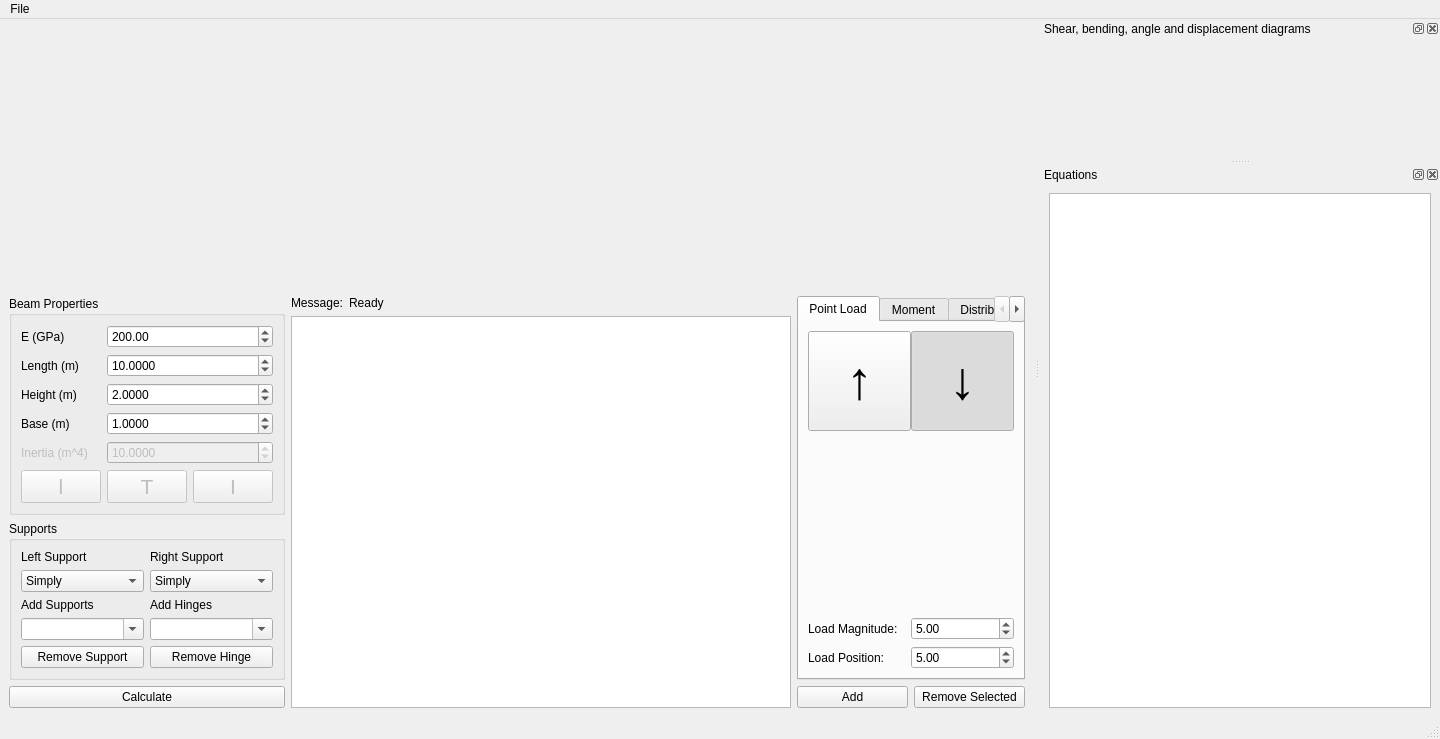
<?xml version="1.0" encoding="UTF-8"?>
<ui version="4.0">
 <class>MainWindow</class>
 <widget class="QMainWindow" name="MainWindow">
  <property name="geometry">
   <rect>
    <x>0</x>
    <y>0</y>
    <width>1419</width>
    <height>739</height>
   </rect>
  </property>
  <property name="windowTitle">
   <string>BeamPy </string>
  </property>
  <widget class="QWidget" name="centralwidget">
   <layout class="QVBoxLayout" name="verticalLayout">
    <item>
     <layout class="QGridLayout" name="main_gl">
      <item row="0" column="0" colspan="3">
       <widget class="QWidget" name="beam_draw_widget" native="true">
        <layout class="QVBoxLayout" name="beam_draw_widget_vl"/>
       </widget>
      </item>
      <item row="4" column="2">
       <layout class="QHBoxLayout" name="add_remove_hl">
        <item>
         <widget class="QPushButton" name="add_load_btn">
          <property name="text">
           <string>Add</string>
          </property>
         </widget>
        </item>
        <item>
         <widget class="QPushButton" name="remove_load_btn">
          <property name="text">
           <string>Remove Selected</string>
          </property>
         </widget>
        </item>
       </layout>
      </item>
      <item row="2" column="0" rowspan="3">
       <layout class="QGridLayout" name="properties_supports_vl">
        <item row="3" column="0">
         <widget class="QPushButton" name="calculate_beam">
          <property name="text">
           <string>Calculate</string>
          </property>
         </widget>
        </item>
        <item row="1" column="0">
         <widget class="QGroupBox" name="beam_properties_gb">
          <property name="title">
           <string>Beam Properties</string>
          </property>
          <layout class="QGridLayout" name="beam_properties_gb_vl">
           <item row="7" column="1" colspan="2">
            <widget class="QDoubleSpinBox" name="inertia_moment_dspn">
             <property name="enabled">
              <bool>false</bool>
             </property>
             <property name="decimals">
              <number>4</number>
             </property>
             <property name="minimum">
              <double>0.000100000000000</double>
             </property>
             <property name="maximum">
              <double>9999.000000000000000</double>
             </property>
             <property name="value">
              <double>10.000000000000000</double>
             </property>
            </widget>
           </item>
           <item row="1" column="1" colspan="2">
            <widget class="QDoubleSpinBox" name="length_dspn">
             <property name="decimals">
              <number>4</number>
             </property>
             <property name="minimum">
              <double>0.000100000000000</double>
             </property>
             <property name="maximum">
              <double>9999.000000000000000</double>
             </property>
             <property name="value">
              <double>10.000000000000000</double>
             </property>
            </widget>
           </item>
           <item row="8" column="0">
            <widget class="QPushButton" name="pushButton_2">
             <property name="enabled">
              <bool>false</bool>
             </property>
             <property name="font">
              <font>
               <pointsize>16</pointsize>
              </font>
             </property>
             <property name="text">
              <string>l</string>
             </property>
            </widget>
           </item>
           <item row="4" column="0">
            <widget class="QLabel" name="lbl_height">
             <property name="text">
              <string>Height (m)</string>
             </property>
            </widget>
           </item>
           <item row="6" column="0">
            <widget class="QLabel" name="lbl_length_2">
             <property name="text">
              <string>Base (m)</string>
             </property>
            </widget>
           </item>
           <item row="1" column="0">
            <widget class="QLabel" name="lbl_length">
             <property name="text">
              <string>Length (m)</string>
             </property>
            </widget>
           </item>
           <item row="8" column="2">
            <widget class="QPushButton" name="pushButton_3">
             <property name="enabled">
              <bool>false</bool>
             </property>
             <property name="font">
              <font>
               <pointsize>16</pointsize>
              </font>
             </property>
             <property name="text">
              <string>I</string>
             </property>
            </widget>
           </item>
           <item row="6" column="1" colspan="2">
            <widget class="QDoubleSpinBox" name="base_dspn">
             <property name="decimals">
              <number>4</number>
             </property>
             <property name="minimum">
              <double>0.000100000000000</double>
             </property>
             <property name="maximum">
              <double>9999.000000000000000</double>
             </property>
             <property name="value">
              <double>1.000000000000000</double>
             </property>
            </widget>
           </item>
           <item row="7" column="0">
            <widget class="QLabel" name="lbl_inertia_moment">
             <property name="enabled">
              <bool>false</bool>
             </property>
             <property name="text">
              <string>Inertia (m^4)</string>
             </property>
            </widget>
           </item>
           <item row="8" column="1">
            <widget class="QPushButton" name="pushButton">
             <property name="enabled">
              <bool>false</bool>
             </property>
             <property name="font">
              <font>
               <pointsize>16</pointsize>
              </font>
             </property>
             <property name="text">
              <string>T</string>
             </property>
            </widget>
           </item>
           <item row="4" column="1" colspan="2">
            <widget class="QDoubleSpinBox" name="height_dpsn">
             <property name="decimals">
              <number>4</number>
             </property>
             <property name="minimum">
              <double>0.000100000000000</double>
             </property>
             <property name="maximum">
              <double>9999.000000000000000</double>
             </property>
             <property name="value">
              <double>2.000000000000000</double>
             </property>
            </widget>
           </item>
           <item row="0" column="1" colspan="2">
            <widget class="QDoubleSpinBox" name="young_module_dpsn">
             <property name="minimum">
              <double>1.000000000000000</double>
             </property>
             <property name="maximum">
              <double>99999.000000000000000</double>
             </property>
             <property name="singleStep">
              <double>10.000000000000000</double>
             </property>
             <property name="value">
              <double>200.000000000000000</double>
             </property>
            </widget>
           </item>
           <item row="0" column="0">
            <widget class="QLabel" name="lbl_young_module">
             <property name="text">
              <string>E (GPa)</string>
             </property>
            </widget>
           </item>
          </layout>
         </widget>
        </item>
        <item row="2" column="0">
         <widget class="QGroupBox" name="supports_gb">
          <property name="title">
           <string>Supports</string>
          </property>
          <layout class="QGridLayout" name="supports_gb_gl">
           <item row="2" column="0">
            <widget class="QLabel" name="lbl_add_support">
             <property name="sizePolicy">
              <sizepolicy hsizetype="Preferred" vsizetype="Maximum">
               <horstretch>0</horstretch>
               <verstretch>0</verstretch>
              </sizepolicy>
             </property>
             <property name="text">
              <string>Add Supports</string>
             </property>
            </widget>
           </item>
           <item row="0" column="0">
            <widget class="QLabel" name="lbl_left_support">
             <property name="sizePolicy">
              <sizepolicy hsizetype="Preferred" vsizetype="Maximum">
               <horstretch>0</horstretch>
               <verstretch>0</verstretch>
              </sizepolicy>
             </property>
             <property name="text">
              <string>Left Support</string>
             </property>
            </widget>
           </item>
           <item row="3" column="0">
            <widget class="QComboBox" name="supports_combo">
             <property name="editable">
              <bool>true</bool>
             </property>
             <property name="duplicatesEnabled">
              <bool>false</bool>
             </property>
            </widget>
           </item>
           <item row="0" column="1">
            <widget class="QLabel" name="lbl_right_support">
             <property name="sizePolicy">
              <sizepolicy hsizetype="Preferred" vsizetype="Maximum">
               <horstretch>0</horstretch>
               <verstretch>0</verstretch>
              </sizepolicy>
             </property>
             <property name="text">
              <string>Right Support</string>
             </property>
            </widget>
           </item>
           <item row="1" column="0">
            <widget class="QComboBox" name="left_support_combo">
             <item>
              <property name="text">
               <string>Simply</string>
              </property>
             </item>
             <item>
              <property name="text">
               <string>Fixed</string>
              </property>
             </item>
             <item>
              <property name="text">
               <string>Free</string>
              </property>
             </item>
            </widget>
           </item>
           <item row="1" column="1">
            <widget class="QComboBox" name="right_support_combo">
             <item>
              <property name="text">
               <string>Simply</string>
              </property>
             </item>
             <item>
              <property name="text">
               <string>Fixed</string>
              </property>
             </item>
             <item>
              <property name="text">
               <string>Free</string>
              </property>
             </item>
            </widget>
           </item>
           <item row="4" column="0">
            <widget class="QPushButton" name="remove_support_btn">
             <property name="text">
              <string>Remove Support</string>
             </property>
            </widget>
           </item>
           <item row="2" column="1">
            <widget class="QLabel" name="lbl_add_support_2">
             <property name="sizePolicy">
              <sizepolicy hsizetype="Preferred" vsizetype="Maximum">
               <horstretch>0</horstretch>
               <verstretch>0</verstretch>
              </sizepolicy>
             </property>
             <property name="text">
              <string>Add Hinges</string>
             </property>
            </widget>
           </item>
           <item row="3" column="1">
            <widget class="QComboBox" name="hinges_combo">
             <property name="editable">
              <bool>true</bool>
             </property>
             <property name="duplicatesEnabled">
              <bool>false</bool>
             </property>
            </widget>
           </item>
           <item row="4" column="1">
            <widget class="QPushButton" name="remove_hinge_btn">
             <property name="text">
              <string>Remove Hinge</string>
             </property>
            </widget>
           </item>
          </layout>
         </widget>
        </item>
       </layout>
      </item>
      <item row="2" column="2" rowspan="2">
       <widget class="QTabWidget" name="loads_tab">
        <property name="sizePolicy">
         <sizepolicy hsizetype="Preferred" vsizetype="Preferred">
          <horstretch>0</horstretch>
          <verstretch>0</verstretch>
         </sizepolicy>
        </property>
        <property name="currentIndex">
         <number>0</number>
        </property>
        <widget class="QWidget" name="pnt_load_tab_widget">
         <attribute name="title">
          <string>Point Load</string>
         </attribute>
         <layout class="QGridLayout" name="pnt_load_tab_widget_gl_4">
          <property name="horizontalSpacing">
           <number>0</number>
          </property>
          <item row="0" column="0">
           <widget class="QPushButton" name="pnt_load_up_chkbtn">
            <property name="sizePolicy">
             <sizepolicy hsizetype="Minimum" vsizetype="Preferred">
              <horstretch>0</horstretch>
              <verstretch>0</verstretch>
             </sizepolicy>
            </property>
            <property name="minimumSize">
             <size>
              <width>100</width>
              <height>100</height>
             </size>
            </property>
            <property name="maximumSize">
             <size>
              <width>16777215</width>
              <height>100</height>
             </size>
            </property>
            <property name="font">
             <font>
              <pointsize>40</pointsize>
              <weight>75</weight>
              <italic>false</italic>
              <bold>true</bold>
              <underline>false</underline>
             </font>
            </property>
            <property name="text">
             <string>↑</string>
            </property>
            <property name="checkable">
             <bool>true</bool>
            </property>
            <property name="autoExclusive">
             <bool>true</bool>
            </property>
            <attribute name="buttonGroup">
             <string notr="true">buttonGroup</string>
            </attribute>
           </widget>
          </item>
          <item row="0" column="1">
           <widget class="QPushButton" name="pnt_load_down_chkbtn">
            <property name="sizePolicy">
             <sizepolicy hsizetype="Minimum" vsizetype="Preferred">
              <horstretch>0</horstretch>
              <verstretch>0</verstretch>
             </sizepolicy>
            </property>
            <property name="minimumSize">
             <size>
              <width>100</width>
              <height>100</height>
             </size>
            </property>
            <property name="maximumSize">
             <size>
              <width>16777215</width>
              <height>100</height>
             </size>
            </property>
            <property name="font">
             <font>
              <pointsize>40</pointsize>
             </font>
            </property>
            <property name="text">
             <string>↓</string>
            </property>
            <property name="checkable">
             <bool>true</bool>
            </property>
            <property name="checked">
             <bool>true</bool>
            </property>
            <property name="autoExclusive">
             <bool>true</bool>
            </property>
            <attribute name="buttonGroup">
             <string notr="true">buttonGroup</string>
            </attribute>
           </widget>
          </item>
          <item row="2" column="0">
           <widget class="QLabel" name="lbl_point_load_mag">
            <property name="text">
             <string>Load Magnitude:</string>
            </property>
           </widget>
          </item>
          <item row="2" column="1">
           <widget class="QDoubleSpinBox" name="pnt_load_mag_dpsn">
            <property name="decimals">
             <number>2</number>
            </property>
            <property name="minimum">
             <double>0.000000000000000</double>
            </property>
            <property name="maximum">
             <double>9999.000000000000000</double>
            </property>
            <property name="value">
             <double>5.000000000000000</double>
            </property>
           </widget>
          </item>
          <item row="3" column="0">
           <widget class="QLabel" name="lbl_point_load_pos">
            <property name="text">
             <string>Load Position: </string>
            </property>
           </widget>
          </item>
          <item row="1" column="0" colspan="2">
           <spacer name="vs_pnt_load">
            <property name="orientation">
             <enum>Qt::Vertical</enum>
            </property>
            <property name="sizeHint" stdset="0">
             <size>
              <width>20</width>
              <height>40</height>
             </size>
            </property>
           </spacer>
          </item>
          <item row="3" column="1">
           <widget class="QDoubleSpinBox" name="pnt_load_pos_dpsn">
            <property name="maximum">
             <double>9999.000000000000000</double>
            </property>
            <property name="value">
             <double>5.000000000000000</double>
            </property>
           </widget>
          </item>
         </layout>
        </widget>
        <widget class="QWidget" name="moment_tab_widget">
         <attribute name="title">
          <string>Moment</string>
         </attribute>
         <layout class="QGridLayout" name="pnt_load_tab_widget_gl">
          <property name="horizontalSpacing">
           <number>0</number>
          </property>
          <item row="4" column="1">
           <widget class="QDoubleSpinBox" name="moment_pos_dpsn"/>
          </item>
          <item row="3" column="0">
           <widget class="QLabel" name="lbl_moment_pos">
            <property name="text">
             <string>Moment Magnitude:</string>
            </property>
           </widget>
          </item>
          <item row="4" column="0">
           <widget class="QLabel" name="lbl_moment_mag">
            <property name="text">
             <string>Moment Position: </string>
            </property>
           </widget>
          </item>
          <item row="1" column="0" colspan="2">
           <spacer name="spacer_moment">
            <property name="orientation">
             <enum>Qt::Vertical</enum>
            </property>
            <property name="sizeHint" stdset="0">
             <size>
              <width>20</width>
              <height>40</height>
             </size>
            </property>
           </spacer>
          </item>
          <item row="3" column="1">
           <widget class="QDoubleSpinBox" name="moment_mag_dpsn"/>
          </item>
          <item row="0" column="0">
           <widget class="QPushButton" name="moment_ccw_chkbtn">
            <property name="sizePolicy">
             <sizepolicy hsizetype="Minimum" vsizetype="Preferred">
              <horstretch>0</horstretch>
              <verstretch>0</verstretch>
             </sizepolicy>
            </property>
            <property name="minimumSize">
             <size>
              <width>100</width>
              <height>100</height>
             </size>
            </property>
            <property name="maximumSize">
             <size>
              <width>16777215</width>
              <height>100</height>
             </size>
            </property>
            <property name="font">
             <font>
              <pointsize>50</pointsize>
              <weight>50</weight>
              <bold>false</bold>
             </font>
            </property>
            <property name="text">
             <string>↺</string>
            </property>
            <property name="checkable">
             <bool>true</bool>
            </property>
            <property name="autoExclusive">
             <bool>true</bool>
            </property>
           </widget>
          </item>
          <item row="0" column="1">
           <widget class="QPushButton" name="moment_cw_chkbtn">
            <property name="sizePolicy">
             <sizepolicy hsizetype="Minimum" vsizetype="Preferred">
              <horstretch>0</horstretch>
              <verstretch>0</verstretch>
             </sizepolicy>
            </property>
            <property name="minimumSize">
             <size>
              <width>100</width>
              <height>100</height>
             </size>
            </property>
            <property name="maximumSize">
             <size>
              <width>16777215</width>
              <height>100</height>
             </size>
            </property>
            <property name="font">
             <font>
              <pointsize>50</pointsize>
             </font>
            </property>
            <property name="text">
             <string>↻</string>
            </property>
            <property name="checkable">
             <bool>true</bool>
            </property>
            <property name="checked">
             <bool>true</bool>
            </property>
            <property name="autoExclusive">
             <bool>true</bool>
            </property>
           </widget>
          </item>
         </layout>
        </widget>
        <widget class="QWidget" name="distr_load_tab_widget">
         <attribute name="title">
          <string>Distributed Load</string>
         </attribute>
         <layout class="QGridLayout" name="distr_load_tab_widget_gl">
          <property name="horizontalSpacing">
           <number>0</number>
          </property>
          <item row="0" column="1">
           <widget class="QPushButton" name="down_distr_load_chkbtn">
            <property name="sizePolicy">
             <sizepolicy hsizetype="Minimum" vsizetype="Preferred">
              <horstretch>0</horstretch>
              <verstretch>0</verstretch>
             </sizepolicy>
            </property>
            <property name="minimumSize">
             <size>
              <width>100</width>
              <height>100</height>
             </size>
            </property>
            <property name="maximumSize">
             <size>
              <width>16777215</width>
              <height>100</height>
             </size>
            </property>
            <property name="font">
             <font>
              <pointsize>40</pointsize>
             </font>
            </property>
            <property name="text">
             <string>↓</string>
            </property>
            <property name="checkable">
             <bool>true</bool>
            </property>
            <property name="checked">
             <bool>true</bool>
            </property>
            <property name="autoExclusive">
             <bool>true</bool>
            </property>
           </widget>
          </item>
          <item row="0" column="0">
           <widget class="QPushButton" name="up_distr_load_chkbtn">
            <property name="sizePolicy">
             <sizepolicy hsizetype="Minimum" vsizetype="Preferred">
              <horstretch>0</horstretch>
              <verstretch>0</verstretch>
             </sizepolicy>
            </property>
            <property name="minimumSize">
             <size>
              <width>100</width>
              <height>100</height>
             </size>
            </property>
            <property name="maximumSize">
             <size>
              <width>16777215</width>
              <height>100</height>
             </size>
            </property>
            <property name="font">
             <font>
              <pointsize>40</pointsize>
             </font>
            </property>
            <property name="text">
             <string>↑</string>
            </property>
            <property name="checkable">
             <bool>true</bool>
            </property>
            <property name="checked">
             <bool>false</bool>
            </property>
            <property name="autoExclusive">
             <bool>true</bool>
            </property>
           </widget>
          </item>
          <item row="3" column="0">
           <widget class="QLabel" name="lbl_start_distr_load_pos">
            <property name="text">
             <string>Start Position: </string>
            </property>
           </widget>
          </item>
          <item row="2" column="0">
           <widget class="QLabel" name="lbl_start_distr_load_mag">
            <property name="text">
             <string>Start Magnitude:</string>
            </property>
           </widget>
          </item>
          <item row="5" column="0">
           <widget class="QLabel" name="lbl_end_distr_load_pos">
            <property name="text">
             <string>End Position: </string>
            </property>
           </widget>
          </item>
          <item row="4" column="0">
           <widget class="QLabel" name="lbl_end_distr_load_mag">
            <property name="text">
             <string>End Magnitude:</string>
            </property>
           </widget>
          </item>
          <item row="2" column="1">
           <widget class="QDoubleSpinBox" name="distr_load_start_mag">
            <property name="value">
             <double>5.000000000000000</double>
            </property>
           </widget>
          </item>
          <item row="3" column="1">
           <widget class="QDoubleSpinBox" name="distr_load_start_pos">
            <property name="value">
             <double>1.000000000000000</double>
            </property>
           </widget>
          </item>
          <item row="4" column="1">
           <widget class="QDoubleSpinBox" name="distr_load_end_mag">
            <property name="value">
             <double>10.000000000000000</double>
            </property>
           </widget>
          </item>
          <item row="5" column="1">
           <widget class="QDoubleSpinBox" name="distr_load_end_pos">
            <property name="value">
             <double>5.000000000000000</double>
            </property>
           </widget>
          </item>
          <item row="1" column="0" colspan="2">
           <spacer name="verticalSpacer">
            <property name="orientation">
             <enum>Qt::Vertical</enum>
            </property>
            <property name="sizeHint" stdset="0">
             <size>
              <width>20</width>
              <height>40</height>
             </size>
            </property>
           </spacer>
          </item>
         </layout>
        </widget>
       </widget>
      </item>
      <item row="2" column="1">
       <layout class="QGridLayout" name="gridLayout">
        <item row="0" column="1">
         <widget class="QLabel" name="message_lbl">
          <property name="text">
           <string>Ready</string>
          </property>
         </widget>
        </item>
        <item row="0" column="0">
         <widget class="QLabel" name="lbl_message">
          <property name="sizePolicy">
           <sizepolicy hsizetype="Maximum" vsizetype="Maximum">
            <horstretch>0</horstretch>
            <verstretch>0</verstretch>
           </sizepolicy>
          </property>
          <property name="text">
           <string>Message:</string>
          </property>
         </widget>
        </item>
       </layout>
      </item>
      <item row="3" column="1" rowspan="2">
       <widget class="QTreeView" name="load_treeview">
        <property name="sizePolicy">
         <sizepolicy hsizetype="Preferred" vsizetype="Minimum">
          <horstretch>0</horstretch>
          <verstretch>0</verstretch>
         </sizepolicy>
        </property>
        <property name="minimumSize">
         <size>
          <width>500</width>
          <height>0</height>
         </size>
        </property>
       </widget>
      </item>
     </layout>
    </item>
   </layout>
  </widget>
  <widget class="QMenuBar" name="menubar">
   <property name="geometry">
    <rect>
     <x>0</x>
     <y>0</y>
     <width>1419</width>
     <height>21</height>
    </rect>
   </property>
   <widget class="QMenu" name="menuFile">
    <property name="title">
     <string>File</string>
    </property>
   </widget>
   <addaction name="menuFile"/>
  </widget>
  <widget class="QStatusBar" name="statusbar"/>
  <widget class="QDockWidget" name="plot_dock">
   <property name="minimumSize">
    <size>
     <width>400</width>
     <height>58</height>
    </size>
   </property>
   <property name="windowTitle">
    <string>Shear, bending, angle and displacement diagrams</string>
   </property>
   <attribute name="dockWidgetArea">
    <number>2</number>
   </attribute>
   <widget class="QWidget" name="plot_dock_contents">
    <layout class="QVBoxLayout" name="plot_dock_contents_vl">
     <property name="spacing">
      <number>0</number>
     </property>
     <property name="margin">
      <number>0</number>
     </property>
     <item>
      <widget class="QWidget" name="plots_widget" native="true">
       <layout class="QVBoxLayout" name="plots_widget_vl">
        <property name="spacing">
         <number>0</number>
        </property>
        <property name="margin">
         <number>0</number>
        </property>
       </layout>
      </widget>
     </item>
    </layout>
   </widget>
  </widget>
  <widget class="QDockWidget" name="equations_dock">
   <property name="windowTitle">
    <string>Equations</string>
   </property>
   <attribute name="dockWidgetArea">
    <number>2</number>
   </attribute>
   <widget class="QWidget" name="equations_dock_contents">
    <layout class="QVBoxLayout" name="equations_dock_contents_vl">
     <item>
      <widget class="QTextBrowser" name="equations_lbl">
       <property name="font">
        <font>
         <family>Times New Roman</family>
         <pointsize>12</pointsize>
         <weight>50</weight>
         <italic>false</italic>
         <bold>false</bold>
        </font>
       </property>
       <property name="html">
        <string>&lt;!DOCTYPE HTML PUBLIC &quot;-//W3C//DTD HTML 4.0//EN&quot; &quot;http://www.w3.org/TR/REC-html40/strict.dtd&quot;&gt;
&lt;html&gt;&lt;head&gt;&lt;meta name=&quot;qrichtext&quot; content=&quot;1&quot; /&gt;&lt;style type=&quot;text/css&quot;&gt;
p, li { white-space: pre-wrap; }
&lt;/style&gt;&lt;/head&gt;&lt;body style=&quot; font-family:'Times New Roman'; font-size:12pt; font-weight:400; font-style:normal;&quot;&gt;
&lt;p style=&quot;-qt-paragraph-type:empty; margin-top:0px; margin-bottom:0px; margin-left:0px; margin-right:0px; -qt-block-indent:0; text-indent:0px; font-size:14pt;&quot;&gt;&lt;br /&gt;&lt;/p&gt;&lt;/body&gt;&lt;/html&gt;</string>
       </property>
      </widget>
     </item>
    </layout>
   </widget>
  </widget>
 </widget>
 <resources/>
 <connections/>
 <buttongroups>
  <buttongroup name="buttonGroup"/>
 </buttongroups>
</ui>
